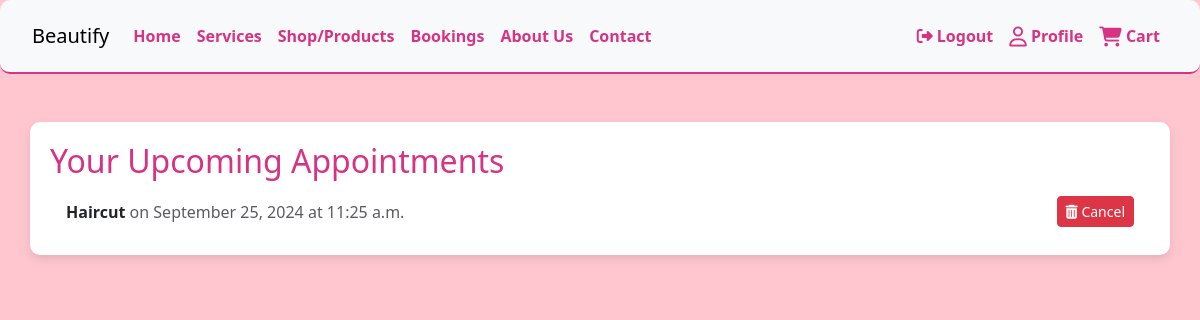
The page /bookings/ (signed in) on the database its author committed.
### bookings/models.py (models this page shows, shortened)
class Appointment(models.Model):
    date = models.DateField()
    time = models.TimeField()
    user = models.ForeignKey(User, on_delete=models.CASCADE)
    service = models.ForeignKey(Service, on_delete=models.CASCADE)
    notes = models.TextField(blank=True, null=True)
    class Meta:
        ordering = ['date']

### services/models.py (models this page shows, shortened)
class Service(models.Model):
    category = models.ForeignKey(Category, on_delete=models.CASCADE, null=True)
    name = models.CharField(max_length=200)
    description = models.TextField(blank=True, default="")
    price = models.DecimalField(max_digits=10, decimal_places=2)
    duration = models.IntegerField(help_text="Duration in minutes", null=True, blank=True)
    image = models.ImageField(upload_to='services/', blank=True, default="default.jpg")
    special_offer = models.CharField(max_length=255, blank=True, null=True)

### bookings/views.py (the view)
# urls.py: path('', views.upcoming_appointments, name='upcoming_appointments'),
@login_required
def upcoming_appointments(request):
    appointments = Appointment.objects.filter(user=request.user).order_by('date')
    if request.method == 'POST':
        appointment_id = request.POST.get('appointment_id')
        appointment = get_object_or_404(Appointment, id=appointment_id, user=request.user)
        appointment.delete()
        messages.success(request, "Your appointment has been cancelled successfully!")
        return redirect('upcoming_appointments')
    return render(request, 'bookings/upcoming_appointments.html', {'appointments': appointments})

### bookings/templates/bookings/upcoming_appointments.html (shortened to what this page needs)
{% extends 'base.html' %}
{% block content %}
<div class="container mt-5">
    <h2>Your Upcoming Appointments</h2>
    {% if appointments %}
        <ul class="list-group">
            {% for appointment in appointments %}
                <li class="list-group-item d-flex justify-content-between align-items-center">
                    <div>
                        <strong>{{ appointment.service.name }}</strong>
                        <span class="text-muted">on {{ appointment.date|date:"F j, Y" }}</span>
                        <span class="text-muted">at {{appointment.time|time:"g:i a"}}</span>
                    </div>
                    <button class="btn btn-danger btn-sm cancel-btn" data-id="{{ appointment.id }}">
                        <i class="fa-solid fa-trash-alt"></i> Cancel
                    </button>
                </li>
            {% endfor %}
        </ul>
    {% else %}
        <p>You have no upcoming appointments.</p>
        <a class="btn btn-service btn-sm" href="{% url 'service_list' %}">
            <i class="fa-solid fa-magnifying-glass"></i> Browse Services
        </a>
    {% endif %}
</div>
{% endblock %}

### static/css/styles.css (style rules this page uses)
body { background-color: rgba(255, 192, 203, 0.9) !important; }
.container { background-color: white; border-radius: 10px; box-shadow: 0 4px 10px rgba(0, 0, 0, 0.1); padding: 20px; }
h1, h2 { color: #d63384 !important; }
.list-group-item { border: none !important; }

### rows shown on the page
Appointment: service.name "Haircut", date "September 25, 2024", time "11:25 a.m."
